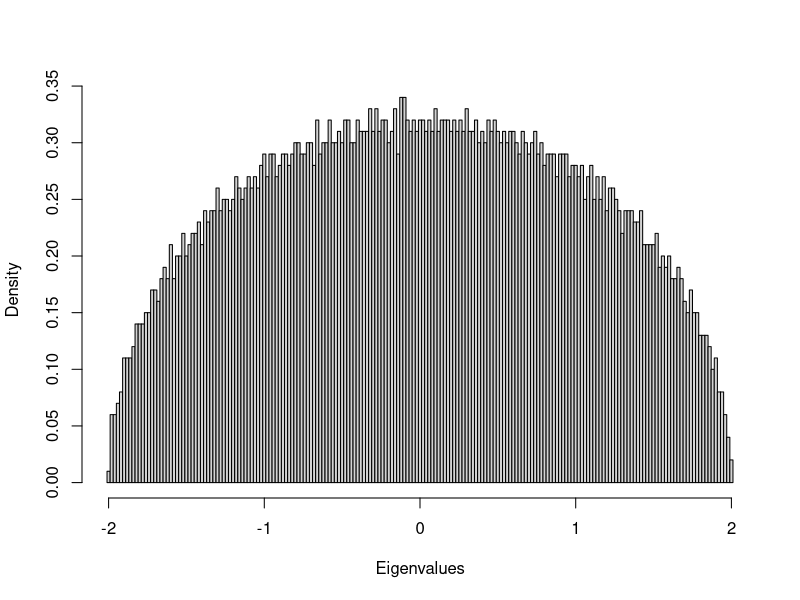

The R source for this figure:
n <- 5000;
m <- array(rnorm(n^2),c(n,n));
m2 <- (m+t(m))/sqrt(2*n);# Make m symmetric
lambda <- eigen(m2, symmetric=T, only.values = T);
e <- lambda$values;
hist(e,breaks=seq(-2.01,2.01,.02),
     main=NA, xlab="Eigenvalues",freq=F)
